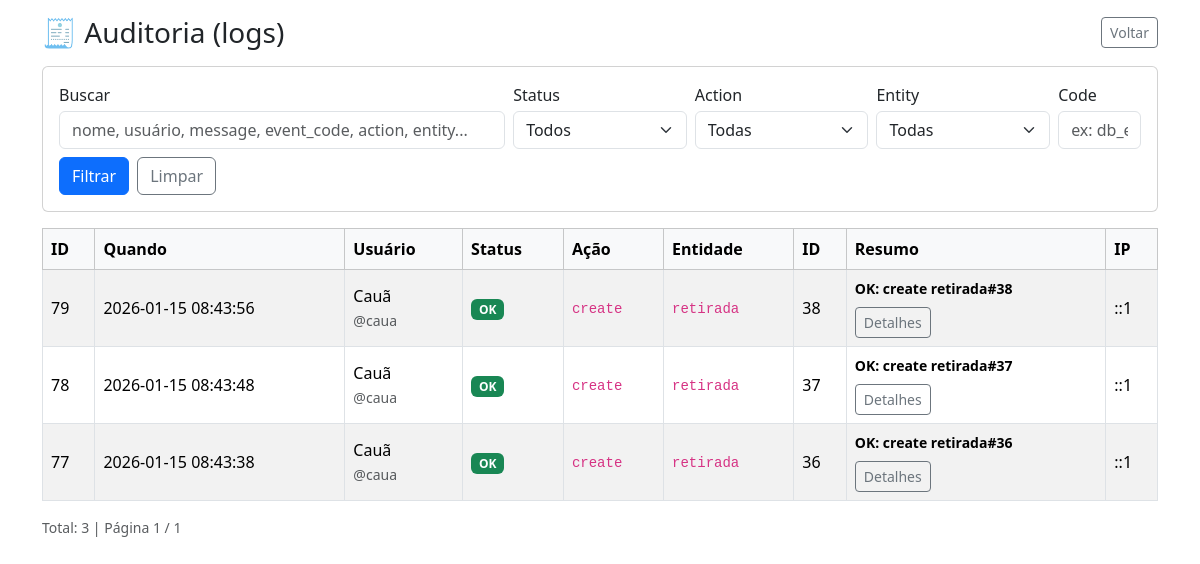
Page /auditoria.php (signed in) on the earlier database version.
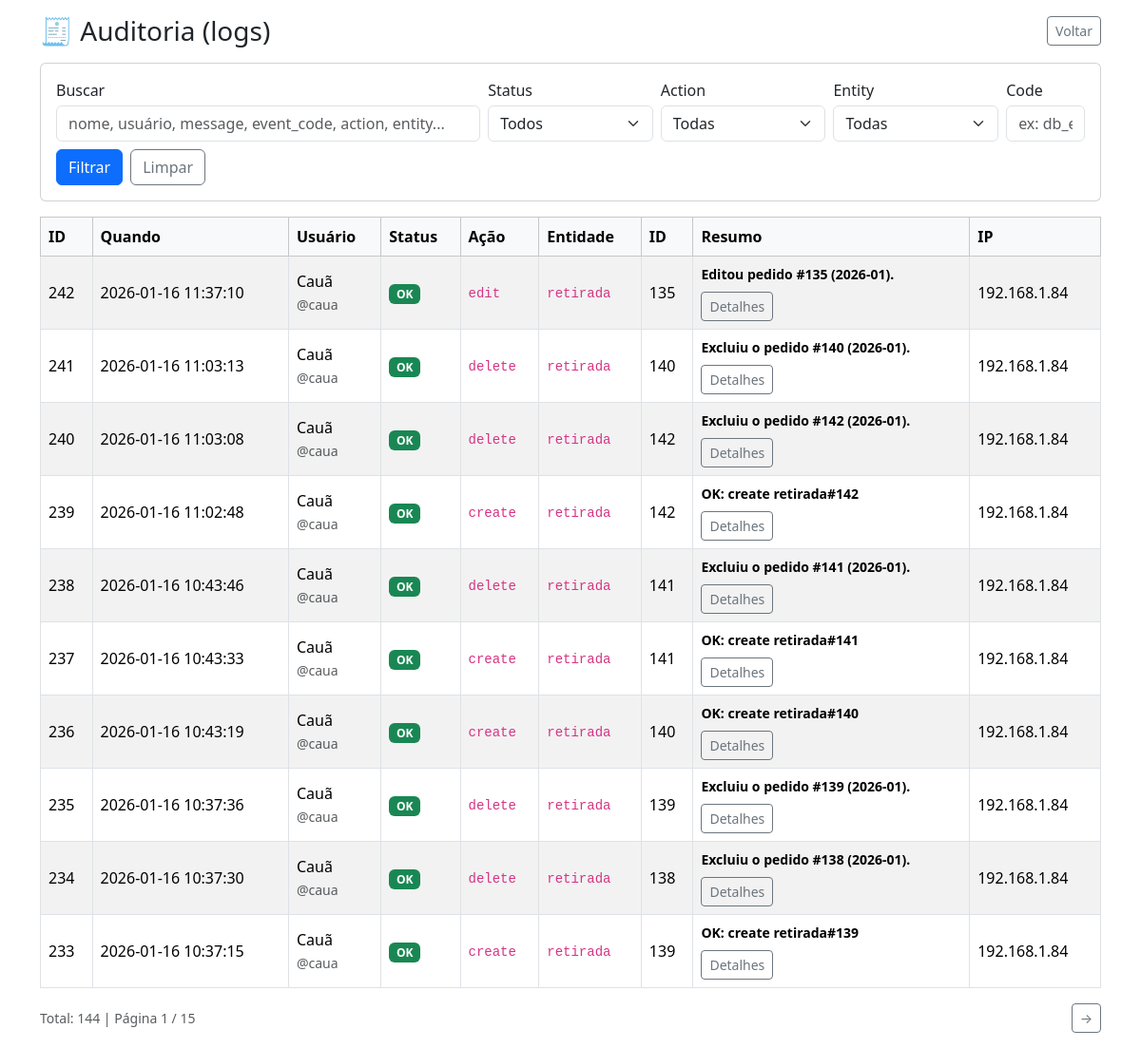
Same page on the later database version.
### tables this page shows
CREATE TABLE `audit_logs` (
  `id` int(11) NOT NULL,
  `user_id` int(11) DEFAULT NULL,
  `action` varchar(50) NOT NULL,
  `entity` varchar(50) NOT NULL,
  `entity_id` int(11) DEFAULT NULL,
  `success` tinyint(1) NOT NULL DEFAULT 1,
  `event_code` varchar(80) DEFAULT NULL,
  `message` varchar(255) DEFAULT NULL,
  `before_json` longtext DEFAULT NULL CHECK (json_valid(`before_json`)),
  `after_json` longtext DEFAULT NULL CHECK (json_valid(`after_json`)),
  `payload_json` longtext DEFAULT NULL CHECK (json_valid(`payload_json`)),
  `ip` varchar(45) DEFAULT NULL,
  `user_agent` varchar(255) DEFAULT NULL,
  `created_at` datetime NOT NULL DEFAULT current_timestamp()
);

CREATE TABLE `users` (
  `id` int(11) NOT NULL,
  `nome` varchar(100) NOT NULL,
  `usuario` varchar(50) NOT NULL,
  `senha_hash` varchar(255) NOT NULL,
  `role` enum('admin','operador','visualizador') NOT NULL DEFAULT 'visualizador',
  `ativo` tinyint(1) NOT NULL DEFAULT 1,
  `created_at` timestamp NOT NULL DEFAULT current_timestamp(),
  `last_login_at` datetime DEFAULT NULL
);

### auditoria.php (the view, shortened to what this page needs)
<?php
require 'config/database.php';
$limit = 10;
$page = max(1, (int)($_GET['p'] ?? 1));
$offset = ($page - 1) * $limit;
$q        = trim((string)($_GET['q'] ?? ''));
$success  = trim((string)($_GET['success'] ?? ''));
$eventCode = trim((string)($_GET['event_code'] ?? ''));
$where = " WHERE 1=1 ";
$params = [];
$stmtTotal = $pdo->prepare("
    SELECT COUNT(*)
    FROM audit_logs a
    LEFT JOIN users u ON u.id = a.user_id
    $where
");
$stmtTotal->execute($params);
$total = (int)$stmtTotal->fetchColumn();
$totalPages = max(1, (int)ceil($total / $limit));
$stmt = $pdo->prepare("
    SELECT a.*, u.nome, u.usuario
    FROM audit_logs a
    LEFT JOIN users u ON u.id = a.user_id
    $where
    ORDER BY a.id DESC
    LIMIT $limit OFFSET $offset
");
$stmt->execute($params);
$logs = $stmt->fetchAll(PDO::FETCH_ASSOC);
function h($v): string
{
    return htmlspecialchars((string)$v);
}
?>
<!DOCTYPE html>
<html lang="pt-br">
<head>
    <link href="https://cdn.jsdelivr.net/npm/bootstrap@5.3.2/dist/css/bootstrap.min.css" rel="stylesheet">
</head>
<body class="p-3">
    <div class="container">
        <div class="d-flex justify-content-between align-items-center mb-3">
            <h3 class="m-0">🧾 Auditoria (logs)</h3>
            <div class="d-flex gap-2">
                <a href="index.php" class="btn btn-outline-secondary btn-sm">Voltar</a>
            </div>
        </div>
        <form method="GET" class="card p-3 mb-3">
            <div class="row g-2">
                <div class="col-12 col-md-5">
                    <label class="form-label mb-1">Buscar</label>
                    <input name="q" class="form-control" value="<?= h($q) ?>"
                        placeholder="nome, usuário, message, event_code, action, entity...">
                </div>
                <div class="col-6 col-md-2">
                    <label class="form-label mb-1">Status</label>
                    <select name="success" class="form-select">
                        <option value="" <?= $success === '' ? 'selected' : '' ?>>Todos</option>
                    </select>
                </div>
                <div class="col-6 col-md-2">
                    <label class="form-label mb-1">Action</label>
                    <select name="action" class="form-select">
                        <option value="">Todas</option>
                    </select>
                </div>
                <div class="col-6 col-md-2">
                    <label class="form-label mb-1">Entity</label>
                    <select name="entity" class="form-select">
                        <option value="">Todas</option>
                    </select>
                </div>
                <div class="col-6 col-md-1">
                    <label class="form-label mb-1">Code</label>
                    <input name="event_code" class="form-control" value="<?= h($eventCode) ?>" placeholder="ex: db_error">
                </div>
                <div class="col-12 d-flex gap-2">
                    <button class="btn btn-primary">Filtrar</button>
                    <a class="btn btn-outline-secondary" href="auditoria.php">Limpar</a>
                </div>
            </div>
        </form>
        <div class="table-responsive">
            <table class="table table-bordered table-striped align-middle">
                <thead class="table-light">
                    <tr>
                        <th>ID</th>
                        <th>Quando</th>
                        <th>Usuário</th>
                        <th>Status</th>
                        <th>Ação</th>
                        <th>Entidade</th>
                        <th>ID</th>
                        <th>Resumo</th>
                        <th>IP</th>
                    </tr>
                </thead>
                <tbody>
                    <?php foreach ($logs as $l): ?>
                        <?php $pid = (int)($l['id'] ?? 0); ?>
                        <tr>
                            <td><?= $pid ?></td>
                            <td><?= h($l['created_at'] ?? '') ?></td>
                            <td>
                                <?= h($l['nome'] ?? '—') ?>
                                <br><small class="text-muted">@<?= h($l['usuario'] ?? '—') ?></small>
                            </td>
                            <td class="text-nowrap">
                                <?php if ((int)($l['success'] ?? 1) === 1): ?>
                                    <span class="badge bg-success">OK</span>
                                <?php else: ?>
                                    <span class="badge bg-danger">FALHA</span>
                                <?php endif; ?>
                            </td>
                            <td><code><?= h($l['action'] ?? '') ?></code></td>
                            <td><code><?= h($l['entity'] ?? '') ?></code></td>
                            <td><?= h($l['entity_id'] ?? '—') ?></td>
                            <td class="text-start" style="max-width:520px;">
                                <div class="small fw-semibold"><?= h($l['message'] ?? '') ?></div>
                                <div class="mt-2 d-flex gap-2 flex-wrap">
                                    <button
                                        type="button"
                                        class="btn btn-outline-secondary btn-sm"
                                        data-bs-toggle="modal"
                                        data-bs-target="#auditModal<?= $pid ?>">
                                        Detalhes
                                    </button>
                                </div>
                            </td>
                            <td><?= h($l['ip'] ?? '—') ?></td>
                        </tr>
                    <?php endforeach; ?>
                </tbody>
            </table>
        </div>
        <div class="d-flex justify-content-between align-items-center">
            <div class="text-muted small">
                Total: <?= (int)$total ?> | Página <?= (int)$page ?> / <?= (int)$totalPages ?>
            </div>
            <div class="d-flex gap-2">
                <?php if ($page < $totalPages): ?>
                    <a class="btn btn-outline-secondary btn-sm"
                        href="<?= h('auditoria.php?' . http_build_query(array_merge($_GET, ['p' => $page + 1]))) ?>">→</a>
                <?php endif; ?>
            </div>
        </div>
    </div>
</body>
</html>

Differences in the rows shown:
removed audit_logs: id "79", created_at "2026-01-15 08:43:56", user.nome "Cauã", user.usuario "caua", success "OK", action "create", entity "retirada", entity "38", message "OK: create retirada#38", ip "::1"
removed audit_logs: id "78", created_at "2026-01-15 08:43:48", user.nome "Cauã", user.usuario "caua", success "OK", action "create", entity "retirada", entity "37", message "OK: create retirada#37", ip "::1"
removed audit_logs: id "77", created_at "2026-01-15 08:43:38", user.nome "Cauã", user.usuario "caua", success "OK", action "create", entity "retirada", entity "36", message "OK: create retirada#36", ip "::1"
added audit_logs: id "242", created_at "2026-01-16 11:37:10", user.nome "Cauã", user.usuario "caua", success "OK", action "edit", entity "retirada", entity "135", message "Editou pedido #135 (2026-01).", ip "192.168.1.84"
added audit_logs: id "241", created_at "2026-01-16 11:03:13", user.nome "Cauã", user.usuario "caua", success "OK", action "delete", entity "retirada", entity "140", message "Excluiu o pedido #140 (2026-01).", ip "192.168.1.84"
added audit_logs: id "240", created_at "2026-01-16 11:03:08", user.nome "Cauã", user.usuario "caua", success "OK", action "delete", entity "retirada", entity "142", message "Excluiu o pedido #142 (2026-01).", ip "192.168.1.84"
added audit_logs: id "239", created_at "2026-01-16 11:02:48", user.nome "Cauã", user.usuario "caua", success "OK", action "create", entity "retirada", entity "142", message "OK: create retirada#142", ip "192.168.1.84"
added audit_logs: id "238", created_at "2026-01-16 10:43:46", user.nome "Cauã", user.usuario "caua", success "OK", action "delete", entity "retirada", entity "141", message "Excluiu o pedido #141 (2026-01).", ip "192.168.1.84"
added audit_logs: id "237", created_at "2026-01-16 10:43:33", user.nome "Cauã", user.usuario "caua", success "OK", action "create", entity "retirada", entity "141", message "OK: create retirada#141", ip "192.168.1.84"
added audit_logs: id "236", created_at "2026-01-16 10:43:19", user.nome "Cauã", user.usuario "caua", success "OK", action "create", entity "retirada", entity "140", message "OK: create retirada#140", ip "192.168.1.84"
added audit_logs: id "235", created_at "2026-01-16 10:37:36", user.nome "Cauã", user.usuario "caua", success "OK", action "delete", entity "retirada", entity "139", message "Excluiu o pedido #139 (2026-01).", ip "192.168.1.84"
added audit_logs: id "234", created_at "2026-01-16 10:37:30", user.nome "Cauã", user.usuario "caua", success "OK", action "delete", entity "retirada", entity "138", message "Excluiu o pedido #138 (2026-01).", ip "192.168.1.84"
added audit_logs: id "233", created_at "2026-01-16 10:37:15", user.nome "Cauã", user.usuario "caua", success "OK", action "create", entity "retirada", entity "139", message "OK: create retirada#139", ip "192.168.1.84"
Other differences:
$total: "3" → "144"
$totalPages: "1" → "15"
